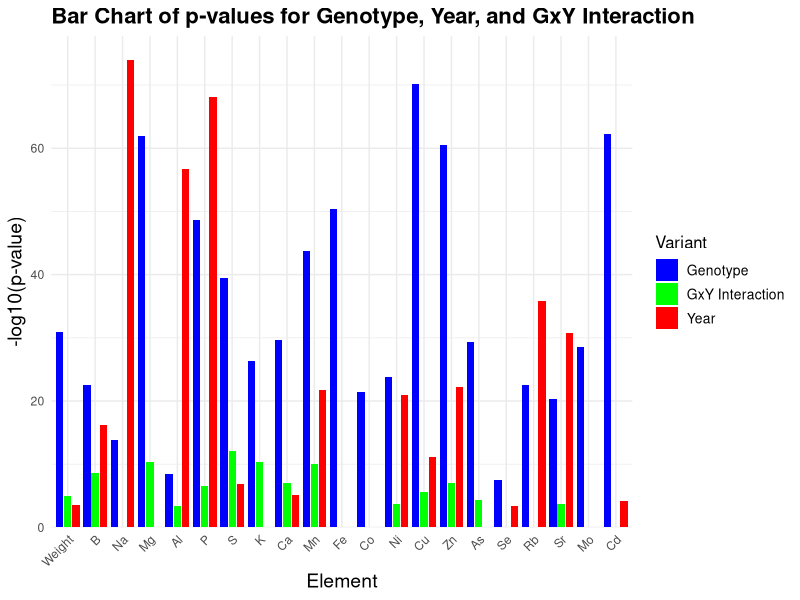
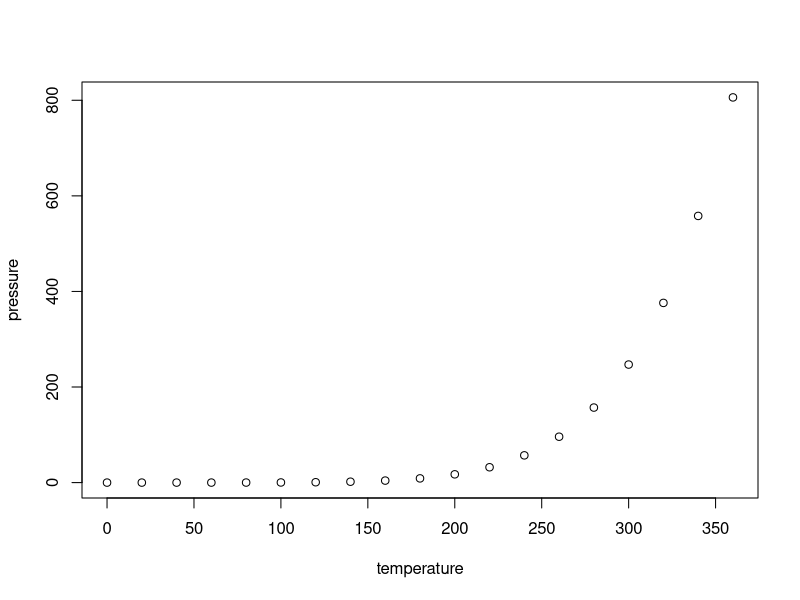

These figures' R source, in order:
## ---- chunk 1
knitr::opts_chunk$set(echo = TRUE)
## ---- chunk 2
# Load necessary library
library(ggplot2)

# Data from Table 1 for the first three columns
data <- data.frame(
  Element = rep(c("Weight", "B", "Na", "Mg", "Al", "P", "S", "K", "Ca", "Mn", "Fe", "Co", "Ni", "Cu", "Zn", "As", "Se", "Rb", "Sr", "Mo", "Cd"), each = 3),
  Variant = rep(c("Genotype", "Year", "GxY Interaction"), times = 21),
  p_value = c(1.3e-31, 2.6e-04, 1.2e-05, 3.3e-23, 6.6e-17, 2.5e-09, 1.5e-14, 9.4e-75, NA, 1.2e-62, NA, 5.3e-11, 4.2e-09, 2.2e-57, 4.2e-04,
              2.0e-49, 6.7e-69, 2.7e-07, 3.7e-40, 1.3e-07, 8.1e-13, 4.4e-27, NA, 3.8e-11, 2.6e-30, 7.2e-06, 8.5e-08, 2.0e-44, 1.8e-22, 8.7e-11,
              4.0e-51, NA, NA, 3.6e-22, NA, NA, 1.8e-24, 1.2e-21, 2.1e-04, 7.6e-71, 6.9e-12, 2.5e-06, 3.4e-61, 5.2e-23, 9.8e-08, 5.3e-30, NA, 4.2e-05,
              2.7e-08, 3.6e-04, NA, 2.6e-23, 1.4e-36, NA, 4.7e-21, 1.9e-31, 2.1e-04, 2.5e-29, NA, NA, 5.0e-63, 7.5e-05, NA)
)

# Replace NA with 1 (since -log10(1) is 0 and won't show up in the plot)
data$p_value[is.na(data$p_value)] <- 1

# Convert p-values to -log10 scale
data$log_p_value <- -log10(data$p_value)

# Create a factor for ordering the x-axis elements
data$Element <- factor(data$Element, levels = c("Weight", "B", "Na", "Mg", "Al", "P", "S", "K", "Ca", "Mn", "Fe", "Co", "Ni", "Cu", "Zn", "As", "Se", "Rb", "Sr", "Mo", "Cd"))

# Plotting the data using ggplot2
ggplot(data, aes(x = Element, y = log_p_value, fill = Variant)) + 
  geom_bar(stat = "identity", position = position_dodge(width = 0.9), width = 0.8) +  # Increased bar width for better visibility
  labs(x = "Element", y = "-log10(p-value)", title = "Bar Chart of p-values for Genotype, Year, and GxY Interaction") +
  scale_fill_manual(values = c("Genotype" = "blue", "Year" = "red", "GxY Interaction" = "green")) +
  theme_minimal() +
  theme(axis.text.x = element_text(angle = 45, hjust = 1, vjust = 1),  # Adjusted label alignment for better legibility
        legend.title = element_text(size = 12), 
        legend.text = element_text(size = 10),
        plot.title = element_text(size = 16, face = "bold"),
        axis.title = element_text(size = 14)) +
  scale_y_continuous(expand = expansion(mult = c(0, 0.05))) # Ensure no space at top and bottom of y-axis

summary(cars)
## ---- chunk 3
plot(pressure)
